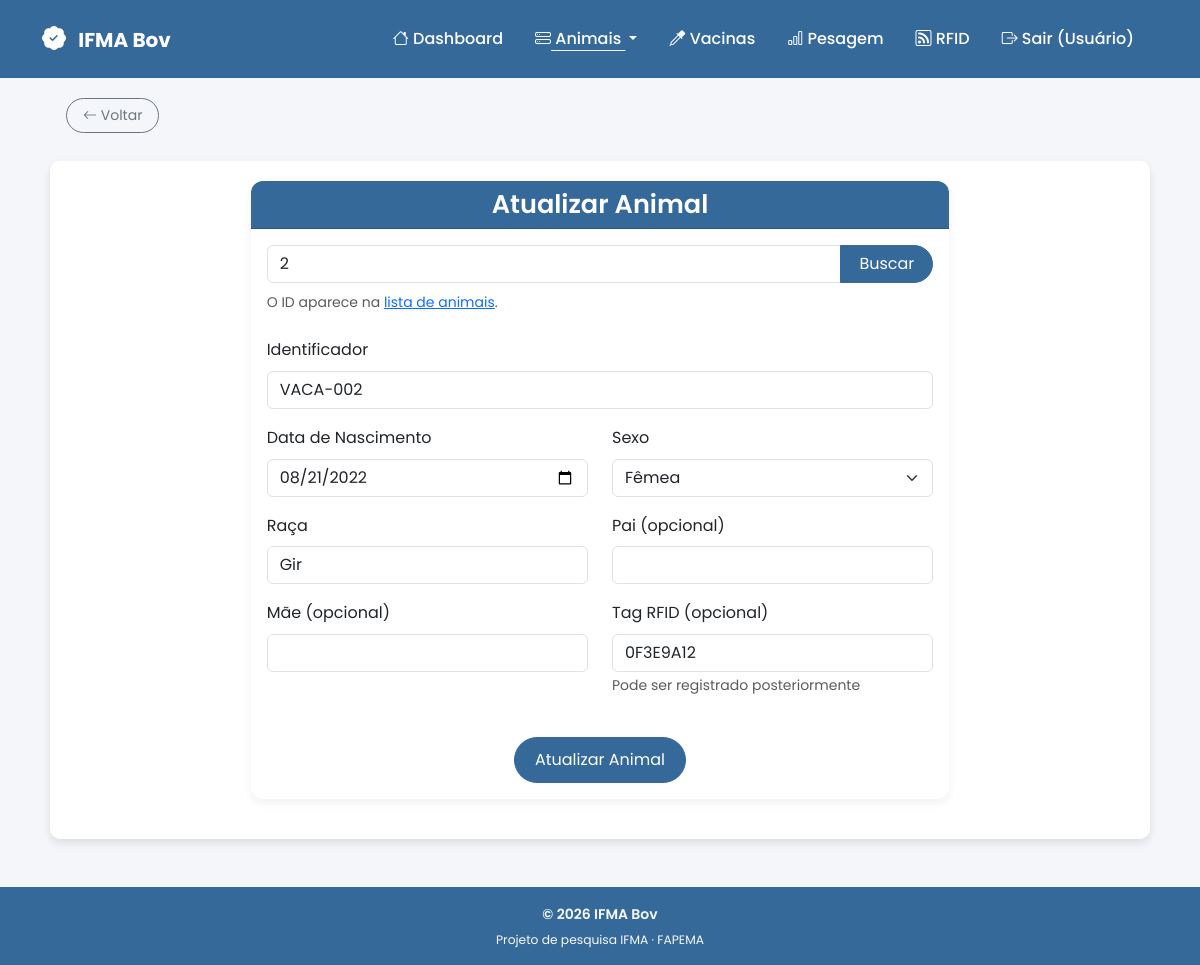
The app's page /pages/atualizar.php?id=2 (signed in) with its own data.
### tables this page shows
CREATE TABLE IF NOT EXISTS animais (
    id INT AUTO_INCREMENT PRIMARY KEY,
    identificador VARCHAR(50) NOT NULL,
    data_nascimento DATE NOT NULL,
    genero ENUM('M','F') NOT NULL,
    raca VARCHAR(50) NOT NULL,
    pai_id VARCHAR(50) DEFAULT NULL,
    mae_id VARCHAR(50) DEFAULT NULL,
    peso DECIMAL(6,2) NOT NULL,
    tag_id VARCHAR(50) UNIQUE DEFAULT NULL,
    data_registro TIMESTAMP DEFAULT CURRENT_TIMESTAMP
);

### pages/atualizar.php (the view, shortened to what this page needs)
<?php
require_once '../includes/header.php';
$id_animal = isset($_GET['id']) ? (int) $_GET['id'] : null;
$animal = null;
if ($id_animal) {
    try {
        $stmt = $conn->prepare("SELECT * FROM animais WHERE id = ?");
        $stmt->execute([$id_animal]);
        $animal = $stmt->fetch(PDO::FETCH_ASSOC);
    } catch (PDOException $e) {
        echo "<div class='alert alert-danger text-center mt-3'>Erro ao buscar o animal. Tente novamente.</div>";
    }
}
?>
<div class="container my-5">
    <div class="row justify-content-center">
        <div class="col-lg-8">
            <div class="card card-custom">
                <div class="card-header card-header-custom text-center">
                    <h2 class="mb-0">Atualizar Animal</h2>
                </div>
                <div class="card-body">
                    <form method="POST" class="mb-4">
                        <div class="input-group">
                            <input type="number" class="form-control" name="id_busca" placeholder="Digite o ID do animal" value="<?= $id_animal ?: '' ?>" min="1" required>
                            <button type="submit" class="btn btn-primary">Buscar</button>
                        </div>
                    </form>
                    <small class="text-muted d-block mb-4" style="margin-top: -16px;">
                        O ID aparece na <a href="informacoes.php">lista de animais</a>.
                    </small>
                    <?php if ($animal): ?>
                    <form method="POST">
                        <div class="mb-3">
                            <label for="identificador" class="form-label">Identificador</label>
                            <input type="text" class="form-control" id="identificador" name="identificador" value="<?= htmlspecialchars($animal['identificador']) ?>" required>
                        </div>
                        <div class="row">
                            <div class="col-md-6 mb-3">
                                <label for="nascimento" class="form-label">Data de Nascimento</label>
                                <input type="date" class="form-control" id="nascimento" name="nascimento" value="<?= $animal['data_nascimento'] ?>" max="<?= date('Y-m-d') ?>" required>
                            </div>
                            <div class="col-md-6 mb-3">
                                <label for="sexo" class="form-label">Sexo</label>
                                <select class="form-select" id="sexo" name="sexo" required>
                                    <option value="F" <?php echo $animal['genero'] === 'F' ? 'selected' : ''; ?>>Fêmea</option>
                                </select>
                            </div>
                        </div>
                        <div class="row">
                            <div class="col-md-6 mb-3">
                                <label for="raca" class="form-label">Raça</label>
                                <input type="text" class="form-control" id="raca" name="raca" value="<?= htmlspecialchars($animal['raca'] ?? '') ?>" required>
                            </div>
                            <div class="col-md-6 mb-3">
                                <label for="pai" class="form-label">Pai (opcional)</label>
                                <input type="text" class="form-control" id="pai" name="pai" value="<?= htmlspecialchars($animal['pai_id'] ?? '') ?>">
                            </div>
                        </div>
                        <div class="row">
                            <div class="col-md-6 mb-3">
                                <label for="mae" class="form-label">Mãe (opcional)</label>
                                <input type="text" class="form-control" id="mae" name="mae" value="<?= htmlspecialchars($animal['mae_id'] ?? '') ?>">
                            </div>
                            <div class="col-md-6 mb-3">
                                <label for="tag_id" class="form-label">Tag RFID (opcional)</label>
                                <input type="text" class="form-control" id="tag_id" name="tag_id" value="<?= htmlspecialchars($animal['tag_id'] ?? '') ?>" placeholder="Ex: 770EA45F">
                                <small class="text-muted">Pode ser registrado posteriormente</small>
                            </div>
                        </div>
                        <div class="text-center mt-4">
                            <button type="submit" class="btn btn-primary">Atualizar Animal</button>
                        </div>
                    </form>
                    <?php endif; ?>
                </div>
            </div>
        </div>
    </div>
</div>
<?php include '../includes/footer.php'; ?>

### assets/css/styles.css (style rules this page uses)
* { box-sizing: border-box; }
body { font-family: 'Poppins', sans-serif; background-color: #f4f6f9; color: #333; line-height: 1.6; min-height: 100vh; display: flex; flex-direction: column; }
body > .container { max-width: 1100px; margin: 40px auto; padding: 20px; background: #ffffff; border-radius: 10px; box-shadow: 0 4px 8px rgba(0, 0, 0, 0.1); }
h1, h2 { color: inherit; font-weight: 600; text-align: center; margin-bottom: 20px; }
.btn { border-radius: 50px; transition: all 0.3s ease-in-out; }
.btn:not(.btn-sm) { padding: 10px 20px; }
.input-group > .btn { border-radius: 0 50px 50px 0; padding: 6px 18px; }
.btn-primary { background-color: #34699A; border-color: #34699A; }
.card-custom { border-radius: 12px; border: none; box-shadow: 0 4px 10px rgba(0, 0, 0, 0.06); margin-bottom: 20px; }
.card-header-custom { background-color: #34699A; color: #fff; border-radius: 12px 12px 0 0 !important; }
.card-header-custom h2 { font-size: 1.6rem; margin: 0; }

### records on screen
animais: identificador "VACA-002", nascimento "08/21/2022", sexo "Fêmea", raca "Gir", tag_id "0F3E9A12"

### other values on screen
strtok($_SESSION['user_nome'], ' ') "Usuário"
